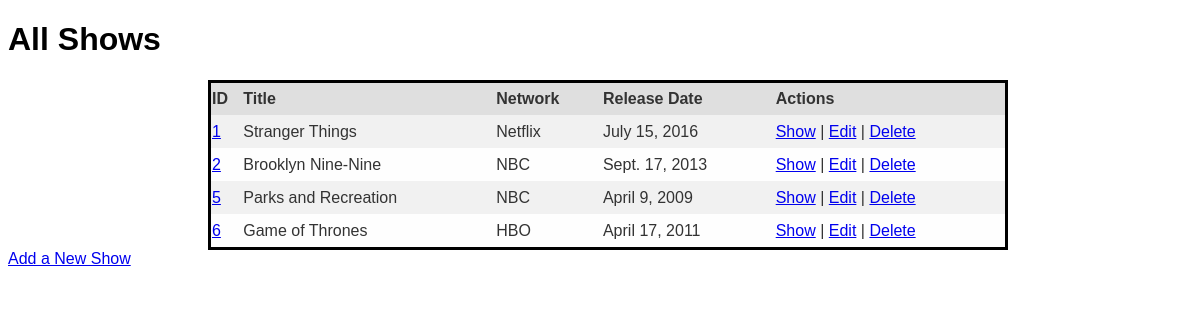
/shows, run on the app's committed database.
### main_app/models.py (models this page shows)
class Show(models.Model):
    title = models.CharField(max_length=255)
    network = models.CharField(max_length=45)
    release_date = models.DateField()
    desc = models.TextField()
    created_at = models.DateTimeField(auto_now_add=True)
    updated_at = models.DateTimeField(auto_now=True)

### main_app/views.py (the view)
# urls.py: path('shows', views.shows),
def shows(request):
    context = {
        'shows': Show.objects.all()
    }
    return render(request, 'shows.html', context)

### main_app/templates/shows.html (shortened to what this page needs)
<!DOCTYPE html>
<html lang="en">
<head>
    {% load static %}
    <link rel="stylesheet" href="{% static 'css/style.css' %}">
</head>
<body>
    <h1>All Shows</h1>
    <div class="center">
        <table>
            <tr>
                <th>ID</th>
                <th>Title</th>
                <th>Network</th>
                <th>Release Date</th>
                <th>Actions</th>
            </tr>
            {% for show in shows %}
                <tr>
                    <td><a href="/shows/{{ show.id }}">{{ show.id }}</a></td>
                    <td>{{ show.title }}</td>
                    <td>{{ show.network }}</td>
                    <td>{{ show.release_date }}</td>
                    <td><a href="/shows/{{ show.id }}">Show</a> | <a href="/shows/{{ show.id }}/edit">Edit</a> | <a href="/shows/{{ show.id }}/delete">Delete</a></td>
                </tr>
            {% endfor %}
        </table>
        <a href="/shows/new">Add a New Show</a>
    </div>
</body>
</html>

### main_app/static/css/style.css (style rules this page uses)
body { font-family: "Comic Sans MS", cursive, sans-serif; }
table { color: #333; width: 800px; border-collapse: collapse; border-spacing: 0; border: 3px solid black; margin-left: 200px; }
td, th { border: 1px solid transparent; height: 30px; }
th { background: #DFDFDF; font-weight: bold; text-align: left; }
td { background: #FAFAFA; text-align: left; }
tr:nth-child(even) td { background: #F1F1F1; }
tr:nth-child(odd) td { background: #FEFEFE; }

### data on the page
Show: id "1", title "Stranger Things", network "Netflix", release_date "July 15, 2016"
Show: id "2", title "Brooklyn Nine-Nine", network "NBC", release_date "Sept. 17, 2013"
Show: id "5", title "Parks and Recreation", network "NBC", release_date "April 9, 2009"
Show: id "6", title "Game of Thrones", network "HBO", release_date "April 17, 2011"
